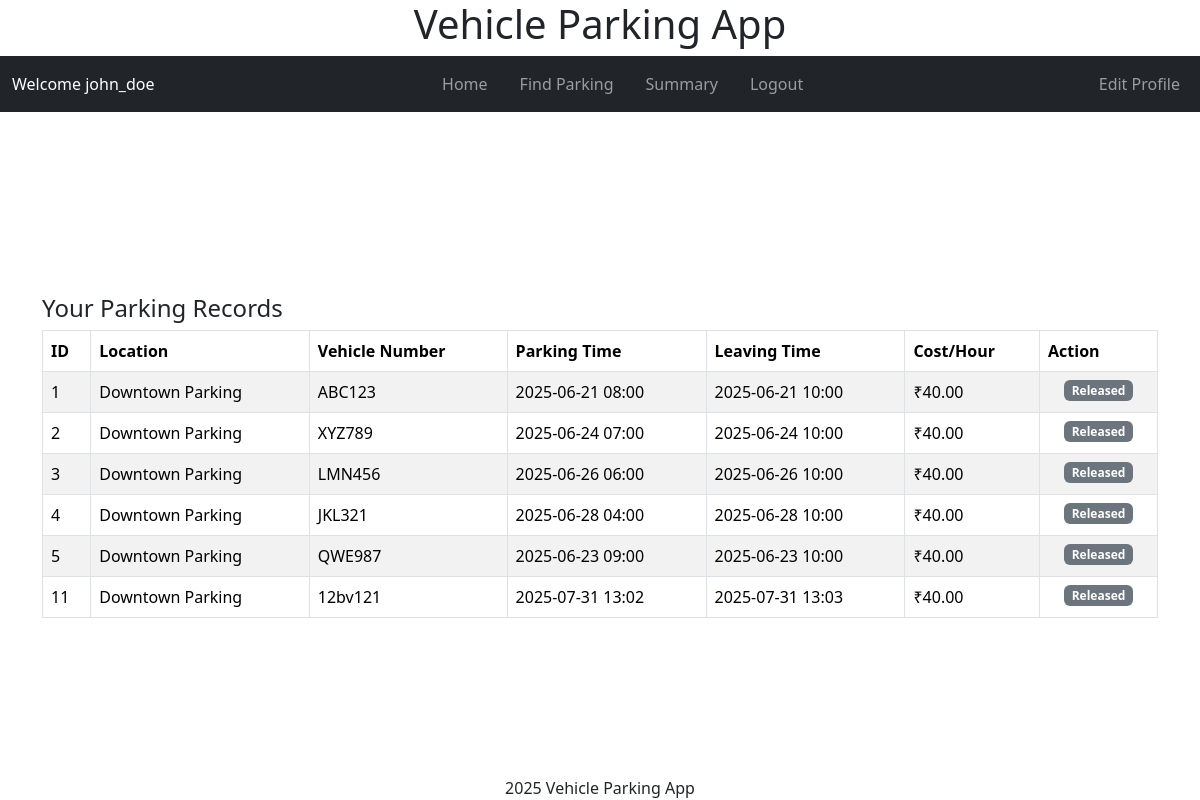
Page /user/dashboard (signed in) on the committed database.
### models/models.py (models this page shows, shortened)
class User(db.Model, UserMixin):
    id = db.Column(db.Integer, primary_key=True)
    username = db.Column(db.String(80), unique=True, nullable=False)
    fullname = db.Column(db.String(255), nullable=False)
    address = db.Column(db.Text, nullable=False)
    pincode = db.Column(db.String(10), nullable=False)
    is_admin = db.Column(db.Boolean, default=False, nullable=False)
    parking_tickets = db.relationship('Ticket', backref='user', lazy=True)
    password_hash = db.Column(db.String(128), nullable=False)

class Ticket(db.Model):
    id = db.Column(db.Integer, primary_key=True)
    active = db.Column(db.Boolean, default=True, nullable=False)
    spot_id = db.Column(db.Integer, db.ForeignKey('parking_spot.id'), nullable=False)
    user_id = db.Column(db.Integer, db.ForeignKey('user.id'), nullable=False)
    vehicle_number = db.Column(db.String(20), nullable=False)
    parking_timestamp = db.Column(db.DateTime, nullable=False)
    leaving_timestamp = db.Column(db.DateTime)
    duration = db.Column(db.Float)
    total_cost = db.Column(db.Numeric(10, 2))
    parking_cost_per_unit_time = db.Column(db.Numeric(8, 2), nullable=False)

class ParkingLot(db.Model):
    id = db.Column(db.Integer, primary_key=True)
    prime_location_name = db.Column(db.String(255), nullable=False, unique=True)
    price = db.Column(db.Numeric(10, 2), nullable=False)
    address = db.Column(db.Text, nullable=False)
    pin_code = db.Column(db.String(10), nullable=False)
    maximum_number_of_spots = db.Column(db.Integer, nullable=False)
    spots = db.relationship('ParkingSpot', backref='lot', lazy=True,
                          cascade='all, delete-orphan')

### controllers/user_controllers.py (the view)
@app.route('/user/dashboard')
@user_required
def user_dashboard():
    tickets = Ticket.query.filter_by(user_id=current_user.id).all()
    parking_lots = ParkingLot.query.all()
    return render_template('user/dashboard.html', tickets=tickets, parking_lots=parking_lots, user=current_user.username)

### app.py (called while the page is built)
def create_app():
    app = Flask(__name__)
    app.config.from_object(LocalDevelopmentConfig)
    db.init_app(app)
    login_manager = LoginManager()
    login_manager.init_app(app)
    from models.models import User
    @login_manager.user_loader
    def load_user(user_id):
        return User.query.get(int(user_id))
    app.app_context().push()
    return app

### controllers/user_controllers.py (called while the page is built)
def user_required(f):
    @wraps(f)
    def decorated_function(*args, **kwargs):
        if not current_user.is_authenticated:
            flash('Please login to access this page.', 'warning')
            return redirect(url_for('login'))
        if current_user.is_admin:
            flash('This page is only accessible to regular users.', 'warning')
            return redirect(url_for('admin_dashboard'))
        return f(*args, **kwargs)
    return decorated_function

### templates/user/dashboard.html (shortened to what this page needs)
{% extends "layout.html" %}
{% block header %}
{% include "user/navbar.html" with context %}
{% endblock header%}
{% block content %}
    <div class="container mt-4">
        <h4>Your Parking Records</h4>
        <div style="max-height: 400px; overflow-y: auto;">
            <table class="table table-bordered table-striped">
                <thead>
                    <tr>
                        <th>ID</th>
                        <th>Location</th>
                        <th>Vehicle Number</th>
                        <th>Parking Time</th>
                        <th>Leaving Time</th>
                        <th>Cost/Hour</th>
                        <th>Action</th>
                    </tr>
                </thead>
                <tbody>
                    {% if tickets %}
                        {% for ticket in tickets %}
                        <tr>
                            <td>{{ ticket.id }}</td>
                            <td>{{ ticket.spot.lot.prime_location_name }}</td>
                            <td>{{ ticket.vehicle_number }}</td>
                            <td>{{ ticket.parking_timestamp.strftime('%Y-%m-%d %H:%M') }}</td>
                            <td>
                                {% if ticket.leaving_timestamp %}
                                    {{ ticket.leaving_timestamp.strftime('%Y-%m-%d %H:%M') }}
                                {% else %}
                                    Active
                                {% endif %}
                            </td>
                            <td>₹{{ ticket.parking_cost_per_unit_time }}</td>
                            <td>
                                <div class="d-flex justify-content-center">
                                    {% if ticket.leaving_timestamp %}
                                        <span class="badge bg-secondary">Released</span>
                                    {% else %}
                                        <span class="badge bg-success">Active</span>
                                    {% endif %}
                                </div>
                            </td>
                        </tr>
                        {% endfor %}
                    {% else %}
                        <tr>
                            <td colspan="7" class="text-center">No parking records found.</td>
                        </tr>
                    {% endif %}
                </tbody>
            </table>
        </div>
    </div>
{% endblock %}

### templates/user/navbar.html
<nav class="navbar navbar-expand-lg navbar-dark bg-dark">
    <div class="container-fluid">
        <span class="navbar-text text-white mr-3">
            Welcome {{ user if user else 'Error Please provide user name' }}
        </span>
        <div class="mx-auto order-0">
            <ul class="navbar-nav flex-row">
                <li class="nav-item px-2">
                    <a class="nav-link" href="{{ url_for('user_dashboard') }}">Home</a>
                </li>
                <li class="nav-item px-2">
                    <a class="nav-link" href="{{ url_for('find_parking') }}">Find Parking</a>
                </li>
                <li class="nav-item px-2">
                    <a class="nav-link" href="{{ url_for('user_summary') }}">Summary</a>
                </li>
                <li class="nav-item px-2">
                    <a class="nav-link" href="{{ url_for('logout') }}">Logout</a>
                </li>
            </ul>
        </div>
        <ul class="navbar-nav ml-auto">
            <li class="nav-item">
                <a class="nav-link" href="{{ url_for('edit_profile') }}">Edit Profile</a>
            </li>
        </ul>
    </div>
</nav>

### static/styles.css (style rules this page uses)
html, body { height: 100%; width: 100vw; margin: 0; padding: 0; overflow: hidden; }
body { min-height: 100vh; min-width: 100vw; box-sizing: border-box; display: flex; flex-direction: column; }

### rows in the picture
User: username "john_doe"
Ticket: id "1", spot.lot.prime_location_name "Downtown Parking", vehicle_number "ABC123", parking_timestamp "2025-06-21 08:00", leaving_timestamp "2025-06-21 10:00", parking_cost_per_unit_time "40.00", shows "Released"
Ticket: id "2", spot.lot.prime_location_name "Downtown Parking", vehicle_number "XYZ789", parking_timestamp "2025-06-24 07:00", leaving_timestamp "2025-06-24 10:00", parking_cost_per_unit_time "40.00", shows "Released"
Ticket: id "3", spot.lot.prime_location_name "Downtown Parking", vehicle_number "LMN456", parking_timestamp "2025-06-26 06:00", leaving_timestamp "2025-06-26 10:00", parking_cost_per_unit_time "40.00", shows "Released"
Ticket: id "4", spot.lot.prime_location_name "Downtown Parking", vehicle_number "JKL321", parking_timestamp "2025-06-28 04:00", leaving_timestamp "2025-06-28 10:00", parking_cost_per_unit_time "40.00", shows "Released"
Ticket: id "5", spot.lot.prime_location_name "Downtown Parking", vehicle_number "QWE987", parking_timestamp "2025-06-23 09:00", leaving_timestamp "2025-06-23 10:00", parking_cost_per_unit_time "40.00", shows "Released"
Ticket: id "11", spot.lot.prime_location_name "Downtown Parking", vehicle_number "12bv121", parking_timestamp "2025-07-31 13:02", leaving_timestamp "2025-07-31 13:03", parking_cost_per_unit_time "40.00", shows "Released"
